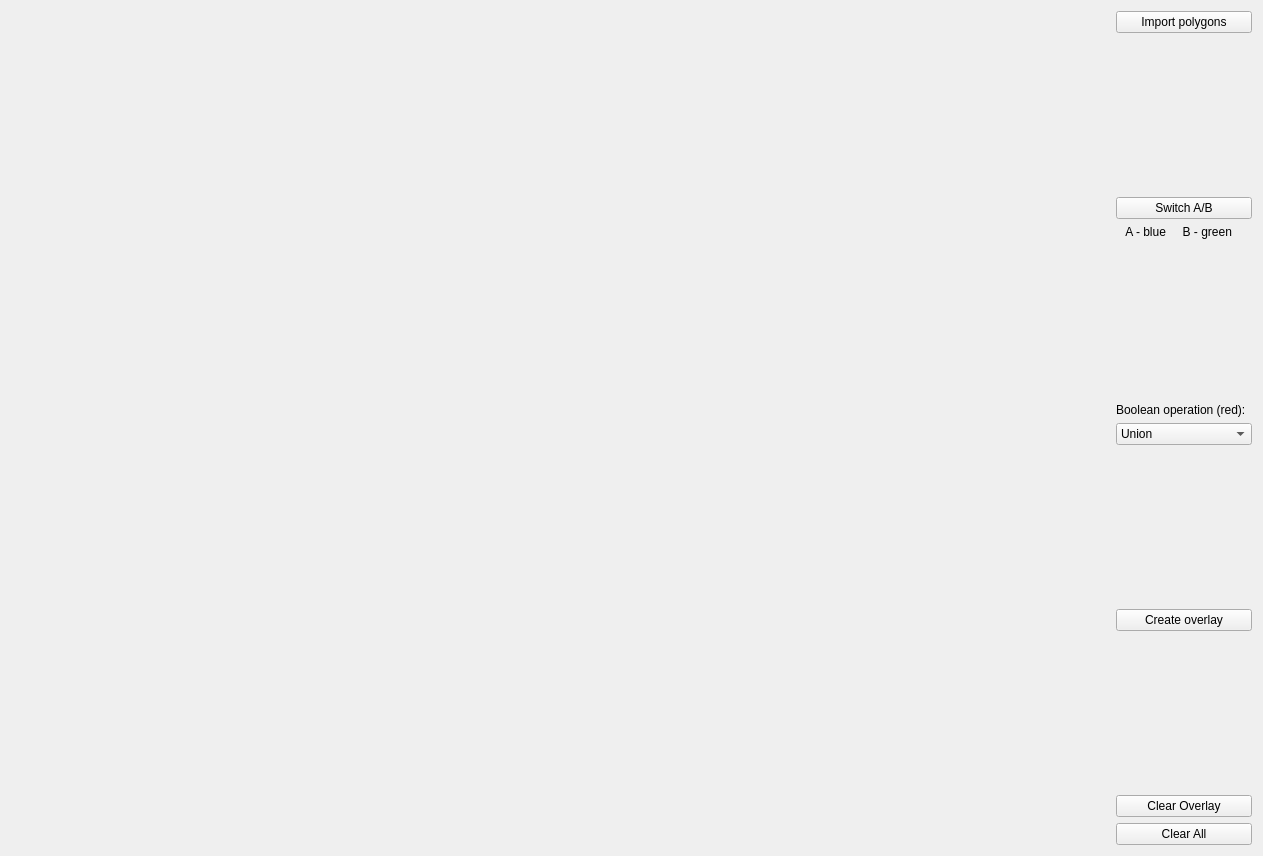
<?xml version="1.0" encoding="UTF-8"?>
<ui version="4.0">
 <class>Widget</class>
 <widget class="QWidget" name="Widget">
  <property name="geometry">
   <rect>
    <x>0</x>
    <y>0</y>
    <width>1263</width>
    <height>856</height>
   </rect>
  </property>
  <property name="windowTitle">
   <string>Boolean Operations on Polygons</string>
  </property>
  <layout class="QHBoxLayout" name="horizontalLayout">
   <item>
    <widget class="draw" name="Canvas" native="true">
     <property name="sizePolicy">
      <sizepolicy hsizetype="Preferred" vsizetype="Preferred">
       <horstretch>1</horstretch>
       <verstretch>1</verstretch>
      </sizepolicy>
     </property>
    </widget>
   </item>
   <item>
    <layout class="QVBoxLayout" name="verticalLayout">
     <item>
      <widget class="QPushButton" name="pushButton_Import">
       <property name="text">
        <string>Import polygons</string>
       </property>
      </widget>
     </item>
     <item>
      <spacer name="verticalSpacer_4">
       <property name="orientation">
        <enum>Qt::Vertical</enum>
       </property>
       <property name="sizeHint" stdset="0">
        <size>
         <width>20</width>
         <height>40</height>
        </size>
       </property>
      </spacer>
     </item>
     <item>
      <widget class="QPushButton" name="pushButton">
       <property name="text">
        <string>Switch A/B</string>
       </property>
      </widget>
     </item>
     <item>
      <widget class="QLabel" name="label_2">
       <property name="sizePolicy">
        <sizepolicy hsizetype="Preferred" vsizetype="Preferred">
         <horstretch>0</horstretch>
         <verstretch>0</verstretch>
        </sizepolicy>
       </property>
       <property name="text">
        <string>   A - blue     B - green      </string>
       </property>
      </widget>
     </item>
     <item>
      <spacer name="verticalSpacer_3">
       <property name="orientation">
        <enum>Qt::Vertical</enum>
       </property>
       <property name="sizeHint" stdset="0">
        <size>
         <width>20</width>
         <height>40</height>
        </size>
       </property>
      </spacer>
     </item>
     <item>
      <widget class="QLabel" name="label">
       <property name="text">
        <string>Boolean operation (red):</string>
       </property>
      </widget>
     </item>
     <item>
      <widget class="QComboBox" name="comboBox">
       <item>
        <property name="text">
         <string>Union</string>
        </property>
       </item>
       <item>
        <property name="text">
         <string>Intersection</string>
        </property>
       </item>
       <item>
        <property name="text">
         <string>Difference A-B</string>
        </property>
       </item>
       <item>
        <property name="text">
         <string>Difference B-A</string>
        </property>
       </item>
      </widget>
     </item>
     <item>
      <spacer name="verticalSpacer_2">
       <property name="orientation">
        <enum>Qt::Vertical</enum>
       </property>
       <property name="sizeHint" stdset="0">
        <size>
         <width>20</width>
         <height>40</height>
        </size>
       </property>
      </spacer>
     </item>
     <item>
      <widget class="QPushButton" name="pushButton_2">
       <property name="text">
        <string>Create overlay</string>
       </property>
      </widget>
     </item>
     <item>
      <spacer name="verticalSpacer">
       <property name="orientation">
        <enum>Qt::Vertical</enum>
       </property>
       <property name="sizeHint" stdset="0">
        <size>
         <width>20</width>
         <height>40</height>
        </size>
       </property>
      </spacer>
     </item>
     <item>
      <widget class="QPushButton" name="pushButton_3">
       <property name="text">
        <string>Clear Overlay</string>
       </property>
      </widget>
     </item>
     <item>
      <widget class="QPushButton" name="pushButton_4">
       <property name="text">
        <string>Clear All</string>
       </property>
      </widget>
     </item>
    </layout>
   </item>
  </layout>
 </widget>
 <customwidgets>
  <customwidget>
   <class>draw</class>
   <extends>QWidget</extends>
   <header>draw.h</header>
   <container>1</container>
  </customwidget>
 </customwidgets>
 <resources/>
 <connections/>
</ui>
